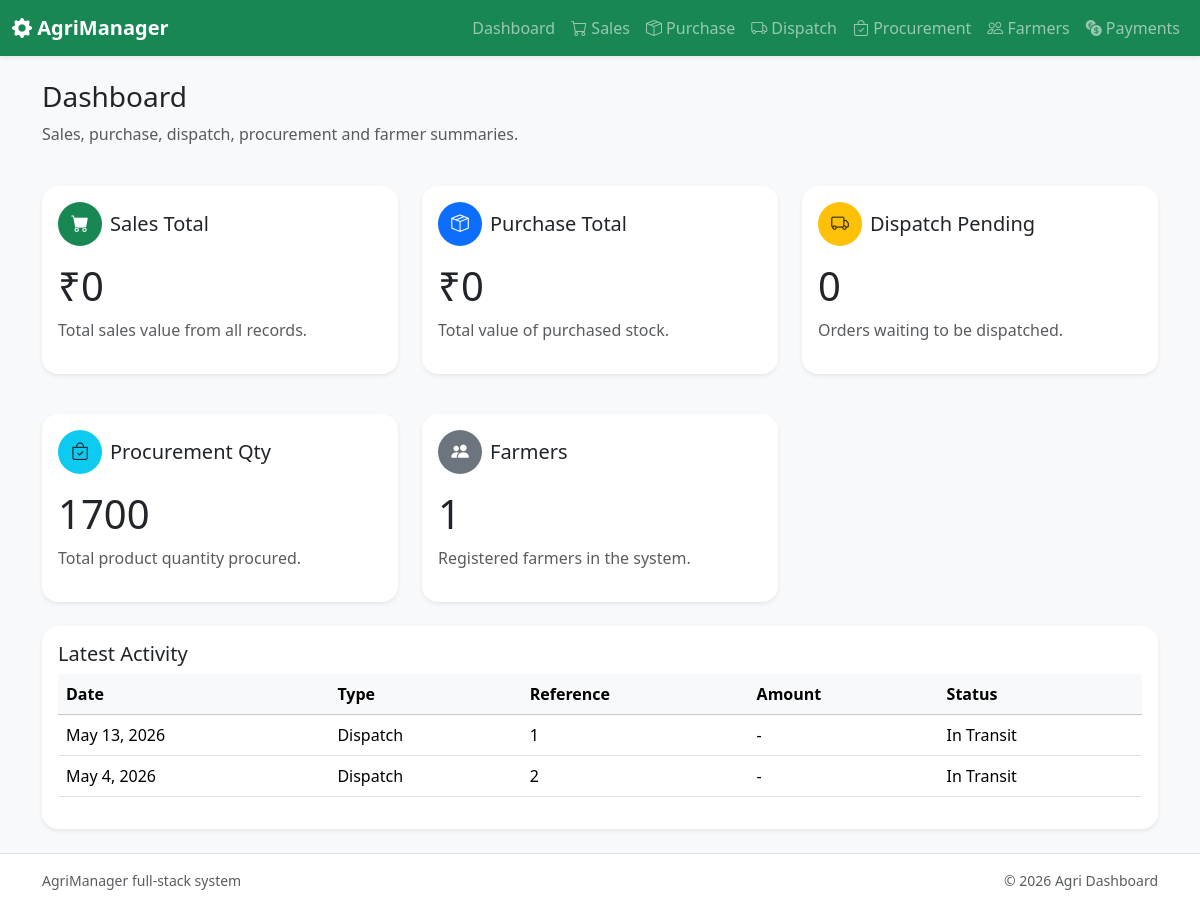
The app's page /, older data.
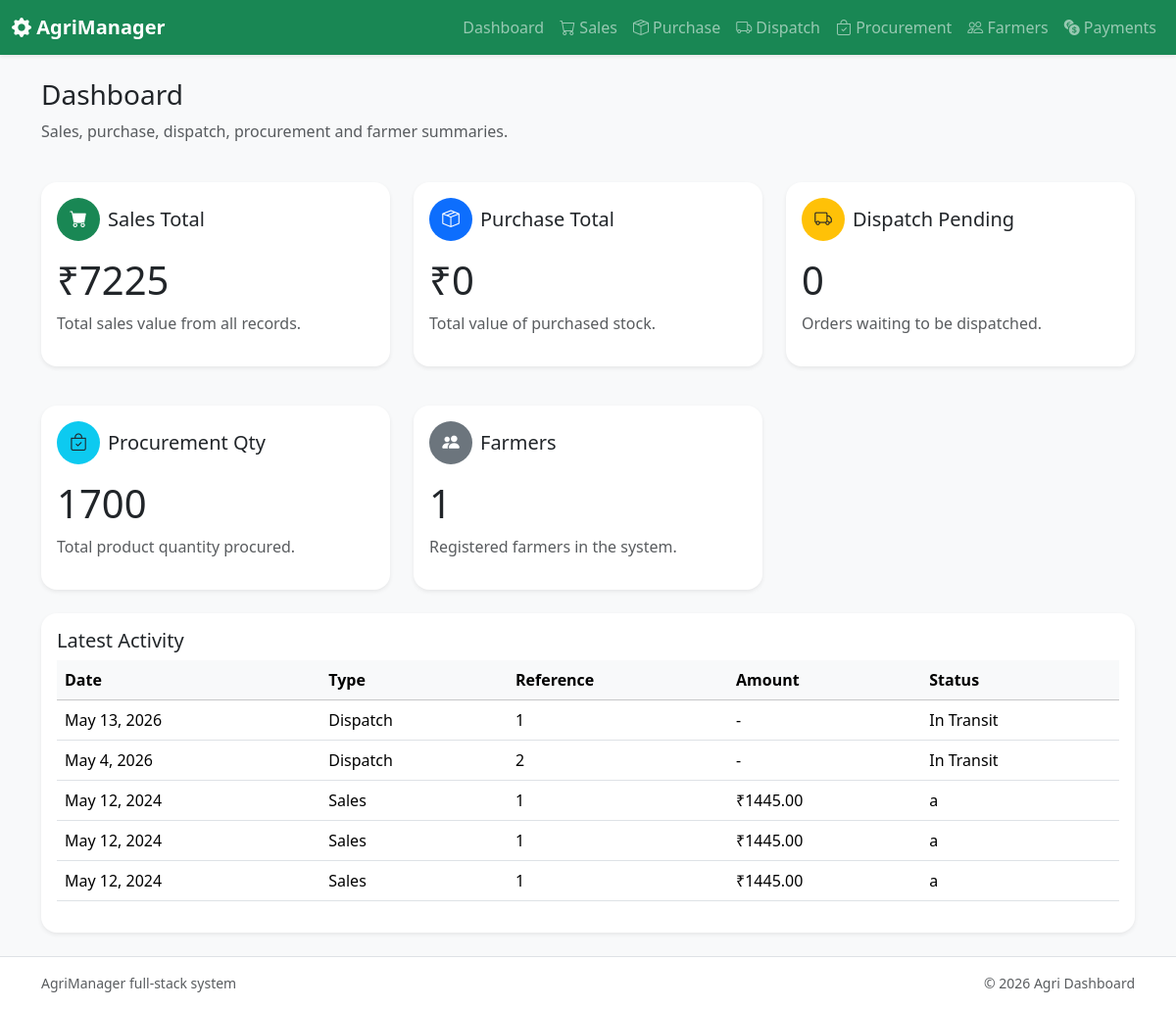
The same page, newer data.
### core/models.py (models this page shows, shortened)
class Dispatch(models.Model):
    order_id = models.CharField(max_length=80)
    destination = models.CharField(max_length=200)
    carrier = models.CharField(max_length=150)
    date = models.DateField()
    status = models.CharField(max_length=80, default='In Transit')
    notes = models.TextField(blank=True)

class Sale(models.Model):
    order_id = models.CharField(max_length=80)
    customer = models.CharField(max_length=150)
    product = models.CharField(max_length=120)
    quantity = models.PositiveIntegerField()
    amount = models.DecimalField(max_digits=12, decimal_places=2)
    date = models.DateField()
    status = models.CharField(max_length=80, default='Completed')

### core/views.py (the view, shortened to what this page needs)
# urls.py: path('', views.dashboard, name='dashboard'),
def dashboard(request):
    sales_total = Sale.objects.aggregate(total=Sum('amount'))['total'] or 0
    purchase_total = Purchase.objects.aggregate(total=Sum('cost'))['total'] or 0
    dispatch_pending = Dispatch.objects.filter(status__icontains='pending').count()
    procurement_qty = Procurement.objects.aggregate(total=Sum('quantity'))['total'] or 0
    farmer_count = Farmer.objects.count()
    latest_sales = Sale.objects.order_by('-date')[:3]
    latest_purchases = Purchase.objects.order_by('-date')[:3]
    latest_dispatches = Dispatch.objects.order_by('-date')[:3]
    latest_activity = []
    for sale in latest_sales:
        latest_activity.append({
            'date': sale.date,
            'type': 'Sales',
            'reference': sale.order_id,
            'amount': sale.amount,
            'status': sale.status,
        })
    for dispatch in latest_dispatches:
        latest_activity.append({
            'date': dispatch.date,
            'type': 'Dispatch',
            'reference': dispatch.order_id,
            'amount': 0,
            'status': dispatch.status,
        })
    latest_activity = sorted(latest_activity, key=lambda x: x['date'], reverse=True)[:6]
    return render(request, 'core/dashboard.html', {
        'sales_total': sales_total,
        'purchase_total': purchase_total,
        'dispatch_pending': dispatch_pending,
        'procurement_qty': procurement_qty,
        'farmer_count': farmer_count,
        'latest_activity': latest_activity,
    })

### core/templates/core/dashboard.html (shortened to what this page needs)
{% extends 'core/base.html' %}
{% block content %}
<div class="d-flex justify-content-between align-items-center mb-4">
  <div>
    <h1 class="h3">Dashboard</h1>
    <p class="text-muted">Sales, purchase, dispatch, procurement and farmer summaries.</p>
  </div>
</div>
<div class="row g-4">
  <div class="col-md-4">
    <div class="card shadow-sm border-0 h-100">
      <div class="card-body">
        <div class="d-flex align-items-center mb-3">
          <span class="badge bg-success rounded-pill me-2"><i class="bi bi-cart-fill"></i></span>
          <h5 class="card-title mb-0">Sales Total</h5>
        </div>
        <p class="display-6 mb-2">₹{{ sales_total }}</p>
        <p class="text-muted">Total sales value from all records.</p>
      </div>
    </div>
  </div>
  <div class="col-md-4">
    <div class="card shadow-sm border-0 h-100">
      <div class="card-body">
        <div class="d-flex align-items-center mb-3">
          <span class="badge bg-primary rounded-pill me-2"><i class="bi bi-box-seam"></i></span>
          <h5 class="card-title mb-0">Purchase Total</h5>
        </div>
        <p class="display-6 mb-2">₹{{ purchase_total }}</p>
        <p class="text-muted">Total value of purchased stock.</p>
      </div>
    </div>
  </div>
  <div class="col-md-4">
    <div class="card shadow-sm border-0 h-100">
      <div class="card-body">
        <div class="d-flex align-items-center mb-3">
          <span class="badge bg-warning text-dark rounded-pill me-2"><i class="bi bi-truck"></i></span>
          <h5 class="card-title mb-0">Dispatch Pending</h5>
        </div>
        <p class="display-6 mb-2">{{ dispatch_pending }}</p>
        <p class="text-muted">Orders waiting to be dispatched.</p>
      </div>
    </div>
  </div>
</div>
<div class="row g-4 mt-3">
  <div class="col-md-4">
    <div class="card shadow-sm border-0 h-100">
      <div class="card-body">
        <div class="d-flex align-items-center mb-3">
          <span class="badge bg-info text-dark rounded-pill me-2"><i class="bi bi-bag-check"></i></span>
          <h5 class="card-title mb-0">Procurement Qty</h5>
        </div>
        <p class="display-6 mb-2">{{ procurement_qty }}</p>
        <p class="text-muted">Total product quantity procured.</p>
      </div>
    </div>
  </div>
  <div class="col-md-4">
    <div class="card shadow-sm border-0 h-100">
      <div class="card-body">
        <div class="d-flex align-items-center mb-3">
          <span class="badge bg-secondary rounded-pill me-2"><i class="bi bi-people-fill"></i></span>
          <h5 class="card-title mb-0">Farmers</h5>
        </div>
        <p class="display-6 mb-2">{{ farmer_count }}</p>
        <p class="text-muted">Registered farmers in the system.</p>
      </div>
    </div>
  </div>
</div>
<div class="card shadow-sm border-0 mt-4">
  <div class="card-body">
    <h5 class="card-title">Latest Activity</h5>
    <div class="table-responsive">
      <table class="table table-hover align-middle">
        <thead class="table-light">
          <tr>
            <th>Date</th>
            <th>Type</th>
            <th>Reference</th>
            <th>Amount</th>
            <th>Status</th>
          </tr>
        </thead>
        <tbody>
          {% for item in latest_activity %}
          <tr>
            <td>{{ item.date }}</td>
            <td>{{ item.type }}</td>
            <td>{{ item.reference }}</td>
            <td>{% if item.amount %}₹{{ item.amount }}{% else %}-{% endif %}</td>
            <td>{{ item.status }}</td>
          </tr>
          {% empty %}
          <tr><td colspan="5" class="text-center text-muted">No activity recorded yet.</td></tr>
          {% endfor %}
        </tbody>
      </table>
    </div>
  </div>
</div>
{% endblock %}

### core/templates/core/base.html (shortened to what this page needs)
{% load static %}
<!doctype html>
<html lang="en">
  <head>
    <link
      rel="stylesheet"
      href="https://cdn.jsdelivr.net/npm/bootstrap@5.3.2/dist/css/bootstrap.min.css"
    />
    <link
      rel="stylesheet"
      href="https://cdn.jsdelivr.net/npm/bootstrap-icons@1.11.1/font/bootstrap-icons.css"
    />
    <link rel="stylesheet" href="{% static 'core/css/style.css' %}" />
  </head>
  <body class="bg-light">
    <nav class="navbar navbar-expand-lg navbar-dark bg-success shadow-sm">
      <div class="container-fluid">
        <a class="navbar-brand fw-bold" href="{% url 'dashboard' %}"
          ><i class="bi bi-gear-fill"></i> AgriManager</a
        >
        <div class="collapse navbar-collapse" id="navbarNav">
          <ul class="navbar-nav ms-auto">
            <li class="nav-item">
              <a class="nav-link" href="{% url 'dashboard' %}">Dashboard</a>
            </li>
            <li class="nav-item">
              <a class="nav-link" href="{% url 'sales' %}"
                ><i class="bi bi-cart"></i> Sales</a
              >
            </li>
            <li class="nav-item">
              <a class="nav-link" href="{% url 'purchase' %}"
                ><i class="bi bi-box-seam"></i> Purchase</a
              >
            </li>
            <li class="nav-item">
              <a class="nav-link" href="{% url 'dispatch' %}"
                ><i class="bi bi-truck"></i> Dispatch</a
              >
            </li>
            <li class="nav-item">
              <a class="nav-link" href="{% url 'procurement' %}"
                ><i class="bi bi-bag-check"></i> Procurement</a
              >
            </li>
            <li class="nav-item">
              <a class="nav-link" href="{% url 'farmers' %}"
                ><i class="bi bi-people"></i> Farmers</a
              >
            </li>
            <li class="nav-item">
              <a class="nav-link" href="{% url 'payments' %}"
                ><i class="bi bi-currency-exchange"></i> Payments</a
              >
            </li>
          </ul>
        </div>
      </div>
    </nav>
    <main class="container py-4">{% block content %}{% endblock %}</main>
    <footer class="bg-white border-top py-3 mt-auto">
      <div class="container d-flex justify-content-between small text-muted">
        <span>AgriManager full-stack system</span>
        <span>© <span id="currentYear"></span> Agri Dashboard</span>
      </div>
    </footer>
  </body>
</html>

### core/static/core/css/style.css (style rules this page uses)
body { font-family: 'Segoe UI', Tahoma, Geneva, Verdana, sans-serif; }
.navbar-brand { font-weight: 700; }
.card { border-radius: 1rem; }
.table th, .table td { vertical-align: middle; }
footer { background: #fff; }
.badge { width: 2.75rem; height: 2.75rem; display: inline-flex; justify-content: center; align-items: center; font-size: 1.1rem; }

Row changes from the older to the newer data that the page shows:
added Sale: date "May 12, 2024", amount "1445.00"
added Sale: date "May 12, 2024", amount "1445.00"
added Sale: date "May 12, 2024", amount "1445.00"
Text that changed along with them:
{{ sales_total }}: "0" → "7225"
new list line: "Sales 1 ₹ a"
